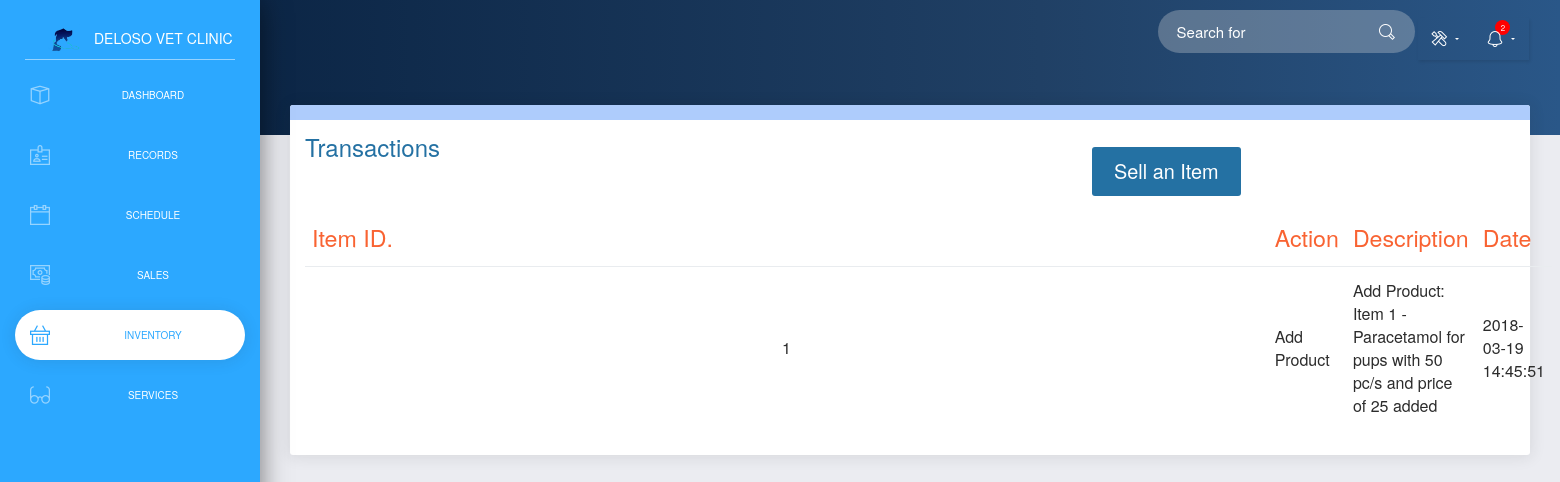
Screenshot of /vetclinic/history with the database file from the repository.
### tables this page shows
CREATE TABLE `itemhistory` (
  `id` int(11) NOT NULL,
  `itemid` int(11) UNSIGNED NOT NULL,
  `action` varchar(30) NOT NULL,
  `description` text NOT NULL,
  `date` datetime NOT NULL DEFAULT CURRENT_TIMESTAMP,
  `qty` int(20) NOT NULL,
  `total_cost` decimal(20,2) NOT NULL
);

### application/controllers/vetclinic.php (called while the page is built, shortened)
<?php
class vetclinic extends CI_Controller {
	public function __construct(){
			$this->load->model('vet_model','vet_model');
			$this->load->model('itemstock','itemstock');
			$this->load->model('history','history');
			$this->load->model('services','services');
			$this->load->model('itemhistory','itemhistory');
	}
	public function history(){
		$record_data['bills'] = $this->vet_model->getbill();
		$data['stock'] = $this->itemstock->read();
		$data['title']='Transactions History';
			$data['itemhistory']=$this->itemhistory->read();
			$data['notif']=$this->vet_model->notification();
		$record_data['notif']=$this->vet_model->notification();
		$record_data['events'] = $this->vet_model->getEventsByDate(date("Y-m-d"));
		$record_data['eventCounter'] = count($record_data['events']);
		$record_data['items'] = $this->vet_model->getAllZeroitems();
		$this->load->view('include/header2',$data);
		$this->load->view('clinic/historyview2',['data'=>$data,'record_dat'=>$record_data]);
		$this->load->view('include/footer');
	}
}
?>

### index.php (called while the page is built, shortened)
<?php
require_once BASEPATH.'core/CodeIgniter.php';

### application/models/itemstock.php (called while the page is built, shortened)
<?php
class itemstock extends CI_Model {
	private $table = "itemstock";
	public function read($condition=null,$selector=null){
		if($selector==null) $selector = '*';
		$this->db->select($selector);
		$this->db->from($this->table);
		$query=$this->db->get();
		return $query->result_array();
	}
}

### application/models/itemhistory.php (called while the page is built, shortened)
<?php
class itemhistory extends CI_Model {
	private $table = "itemhistory";
	public function read($condition=null,$selector=null){
		if($selector==null) $selector = '*';
		$this->db->select($selector);
		$this->db->from($this->table);
		$this->db->order_by('date','desc');
		$query=$this->db->get();
		return $query->result_array();
	}
}

### application/models/vet_model.php (called while the page is built, shortened)
	<?php
		class vet_model extends CI_Model{
			public function getAllZeroitems(){
				 $this->db->from('itemstock');
				$query = $this->db->get();
				return $query->result_array();
			}
			public function notification(){
				$today =date("Y-m-d");
				 $this->db->from('itemstock');
				$query = $this->db->get();
				$invent= $query->num_rows();
				$this->db->from('schedule');
				$this->db->where('startdate =',$today);
				$query2 = $this->db->get();
				$sched= $query2->num_rows();
				return ($sched+$invent);
			}
			public function getbill(){
			$this->db->select('*');
			$this->db->from('visit');
			$this->db->where('visit_cost',0);
			$this->db->order_by('visitdate', 'DESC');
			$query = $this->db->get();
			return $query->num_rows();
		}
		public function getEventsByDate($date){
			$this->db->where("CAST(startdate as date) = '$date'");
			$query = $this->db->get("schedule");
			return $query->result_array();
		}
	}
?>

### application/views/clinic/historyview2.php (the view, shortened to what this page needs)
<!DOCTYPE html>
<html lang="en">
<body class="">
    <div class="wrapper ">
        <div class="sidebar" data-color="blue">
            <div class="logo">
                <a class="simple-text logo-mini">
                    <img src="<?php echo base_url('assets/img/logo.png');?>">
                </a>
                <a class="simple-text logo-normal">
                    Deloso Vet Clinic
                </a>
            </div>
            <div class="sidebar-wrapper">
                <ul class="nav">
                    <li>
                        <a href="<?php echo base_url('vetclinic'); ?>">
                            <i class="now-ui-icons design_app"></i>
                            <p>Dashboard</p>
                        </a>
                    </li>
                    <li>
                        <a href="<?php echo base_url('vetclinic/records'); ?>">
                            <i class="now-ui-icons business_badge"></i>
                            <p>Records</p>
                        </a>
                    </li>
                    <li>
                        <a href="<?php echo base_url('vetclinic/schedule'); ?>">
                            <i class="now-ui-icons ui-1_calendar-60"></i>
                            <p>Schedule</p>
                        </a>
                    </li>
                    <li>
                        <a href="#subPages" data-toggle="collapse" class="collapsed">
                            <i class="now-ui-icons business_money-coins"></i>
                            <p>Sales</p>
                        </a>
                    </li>
                    <li class="active">
                        <a href="#subPages2" data-toggle="collapse" class="collapsed">
                            <i class="now-ui-icons shopping_basket"></i>
                            <p>Inventory</p>
                        </a>
                    </li>
                    <li>
                        <a href="<?php echo base_url('vetclinic/services'); ?>">
                            <i class="now-ui-icons education_glasses"></i>
                            <p>Services</p>
                        </a>
                    </li>
                </ul>
            </div>
        </div>
        <div class="main-panel">
            <nav class="navbar navbar-expand-lg navbar-transparent  navbar-absolute bg-primary fixed-top">
                <div class="container-fluid">
                    <div class="collapse navbar-collapse justify-content-end" id="navigation">
                        <form>
                            <div class="input-group no-border">
                                <input type="text" class="form-control" id="search" onkeyup="search()" name="q" placeholder="Search for" required>
                                <span class="input-group-addon">
                                    <i class="now-ui-icons ui-1_zoom-bold"></i>
                                </span>
                            </div>
                        </form>
                        <ul class="navbar-nav">
                            <li class="nav-item dropdown">
                                <a class="nav-link dropdown-toggle" id="navbarDropdownMenuLink1" data-toggle="dropdown" aria-haspopup="true" aria-expanded="false">
                                    <i class="now-ui-icons ui-2_settings-90"></i>
                                </a>
                            </li>
                            <li class="nav-item dropdown">
                                <a class="nav-link dropdown-toggle" id="navbarDropdownMenuLink" data-toggle="dropdown" aria-haspopup="true" aria-expanded="false">
                                    <i class="now-ui-icons ui-1_bell-53"></i>
                                </a>
                            </li>
                        </ul>
                    </div>
                </div>
            </nav>
            <div class="panel-header panel-header-sm">
            </div>
            <div class="content">
                <div class="row">
                    <div class="col-md-12">
                        <div class="card">
                            <div class="card-header">
                                <h4 class="card-title">Transactions</h4>
                            </div>
                            <div class="card-body">
                                <div class="table-responsive">
                                    <table class="table table-list-search" >
                                        <thead>
                                        <tr>
                                            <th >
                                                <div id="addbutn">
                                                    <button type="button" class="btn btn-md"  data-toggle="modal" data-target="#myModalHistory">
                                                        Sell an Item
                                                    </button>
                                                </div>
                                            </th>
                                        </tr>
                                        <tr>
                                            <th class="text-primary">Item ID.</th>
                                            <th class="text-primary">Action</th>
                                            <th class="text-primary">Description</th>
                                            <th class="text-primary">Date</th>
                                        </tr>
                                    </thead>
                                        <tbody>
                                        <?php
                                                foreach($data['itemhistory'] as $r){
                                                    echo '  <tr>
                                                            <td style="text-align:center;">'.$r['itemid'].'</td>
                                                            <td style="text-align:left;">'.$r['action'].'</td>
                                                            <td style="text-align:left;">'.$r['description'].'</td>
                                                            <td style="text-align:left;">'.$r['date'].'</td>
                                                        </tr>
                                                        ';
                                                }
                                                ?>
                                    </tbody>
                                    </table>
                                </div>
                            </div>
                        </div>
                    </div>
                </div>
            </div>
        </div>
    </div>
</body>
</html>

### assets/css/new.css (style rules this page uses)
input[type="text"] { font-size: 15px; }
.card-title { color: #2471A3; position: absolute; }
#addbutn { color: #2471A3; text-align: right; position: relative; left: 780px; }
#addbutn button { background-color: #2471A3; outline: none; }

### assets/css/overallcss.css (style rules this page uses)
.logo { height: 40px; width: 40px; margin-left: 50px; margin-top: 10px; float:left; border-radius: 10px; }
.navbar-nav { -moz-box-shadow: 1px 2px 3px rgba(0, 0, 0, 0.1); -webkit-box-shadow: 1px 2px 3px rgba(0, 0, 0, 0.1); box-shadow: 1px 2px 3px rgba(0, 0, 0, 0.1); }
.active { color:#3498DB; }
.dropdown { position: relative; display: inline-block; }
#addbutn { margin-right: 800px; }
.btn { outline:none; margin: 0px; }

### assets/css/clock_style.css (style rules this page uses)
body { background-color:#1C1C1C; text-align:center; font-family:helvetica; }

### rows the page displays
itemhistory: itemid "1", action "Add Product", description "Add Product: Item 1 - Paracetamol for pups with 50 pc/s and price of 25 added", date "2018-03-19 14:45:51"
